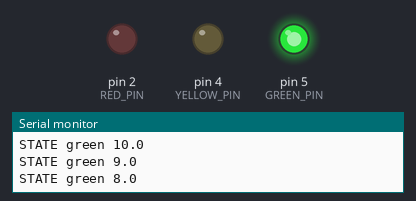
This sketch was run on a simulated Arduino Uno, built with avr-gcc and run on an emulated ATmega328P. Shown: output pins drawn as LEDs (lit = HIGH), the last lines printed to the serial monitor.

Above: at 7.5 s.
At 17.5 s:
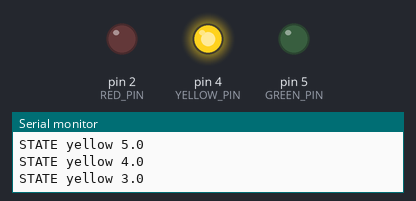
At 30.0 s:
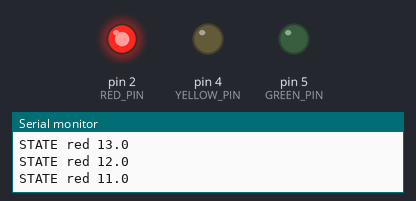
Timing chart, 0 to 52.0 s (numbered marks = the images above):
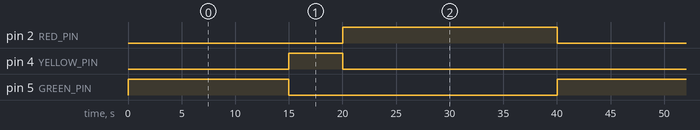

The sketch:

arduino_uno_semaforo.ino
```cpp
/*
  Semáforo con Arduino Uno + página web.
  -------------------------------------
  - Rojo     -> pin 2,  20 s
  - Amarillo -> pin 4,   5 s
  - Verde    -> pin 5,  15 s
  - Secuencia: VERDE (15 s) -> AMARILLO (5 s) -> ROJO (20 s) -> ...

  El Uno no tiene WiFi: reporta su estado por el puerto SERIE (USB) con líneas:
      STATE green 14.2
      STATE yellow 3.0
  y el script serial_bridge.ps1 del PC las reenvía al servidor
  (POST http://localhost:8000/api/state) para actualizar la página.

  Conexión: cada LED del pin a GND con resistencia de 220 ohm en serie.
  Monitor Serie a 9600 baudios para depurar.
*/

const int RED_PIN    = 2;  // requerido
const int YELLOW_PIN = 4;
const int GREEN_PIN  = 5;

const unsigned long GREEN_MS  = 15000;  // 15 s
const unsigned long YELLOW_MS = 5000;   // 5 s
const unsigned long RED_MS    = 20000;  // 20 s

enum Light { L_GREEN, L_YELLOW, L_RED };
Light current = L_GREEN;
unsigned long stateStart = 0;
unsigned long lastHeartbeat = 0;

const char* lightName(Light l) {
  return l == L_GREEN ? "green" : (l == L_YELLOW ? "yellow" : "red");
}

unsigned long lightDuration(Light l) {
  return l == L_GREEN ? GREEN_MS : (l == L_YELLOW ? YELLOW_MS : RED_MS);
}

void applyPins() {
  digitalWrite(RED_PIN,    current == L_RED    ? HIGH : LOW);
  digitalWrite(YELLOW_PIN, current == L_YELLOW ? HIGH : LOW);
  digitalWrite(GREEN_PIN,  current == L_GREEN  ? HIGH : LOW);
}

// Reporta el estado + segundos restantes por el puerto serie
void sendState() {
  unsigned long elapsed = millis() - stateStart;
  unsigned long total = lightDuration(current);
  float remaining = (elapsed >= total) ? 0 : (total - elapsed) / 1000.0;
  Serial.print("STATE ");
  Serial.print(lightName(current));
  Serial.print(" ");
  Serial.println(remaining, 1);
}

void setLight(Light l) {
  current = l;
  stateStart = millis();
  lastHeartbeat = millis();
  applyPins();
  sendState();
}

void setup() {
  pinMode(RED_PIN, OUTPUT);
  pinMode(YELLOW_PIN, OUTPUT);
  pinMode(GREEN_PIN, OUTPUT);
  Serial.begin(9600);
  Serial.println("HELLO arduino-uno");
  setLight(L_GREEN);  // arranca en verde
}

void loop() {
  unsigned long now = millis();

  // Cambio de estado al cumplirse la duración
  if (now - stateStart >= lightDuration(current)) {
    if (current == L_GREEN)       setLight(L_YELLOW);
    else if (current == L_YELLOW) setLight(L_RED);
    else                          setLight(L_GREEN);
  }
  // Heartbeat 1 s para la cuenta regresiva en vivo
  else if (now - lastHeartbeat >= 1000) {
    lastHeartbeat = now;
    sendState();
  }
  delay(50);
}
```

Measured:
- by itself, pin 2 (RED_PIN): alternates HIGH for 20.0 s and LOW for 20.0 s
- by itself, pin 4 (YELLOW_PIN): alternates HIGH for 5.0 s and LOW for 35.0 s
- by itself, pin 5 (GREEN_PIN): alternates HIGH for 15.0 s and LOW for 25.0 s
